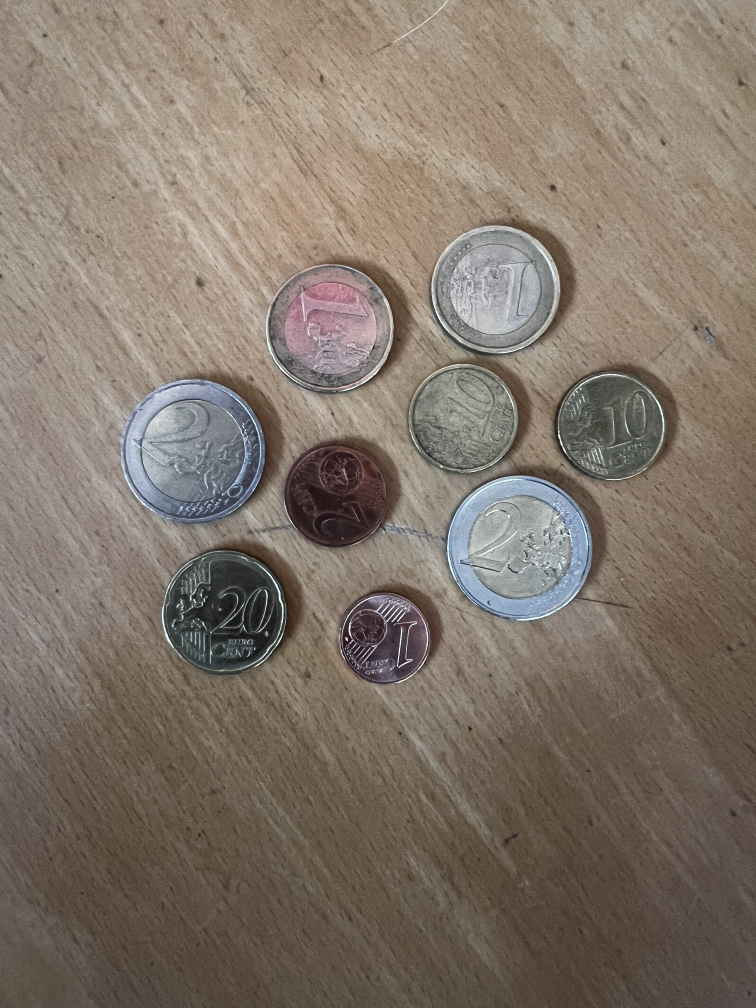
#> input picture validation/IMG_0048.jpg, 3024 x 4032 px, found by its file name (shown at 1/4 size); its folder holds only this picture in this run
$ python 01_pretraitement.py
#> lines starting #> are read from the running program, lines starting #| are printed output that depends on the picture
import cv2
import os

# Dossiers
input_folder = "validation"  # images originales
output_folder = "preprocessed"
os.makedirs(output_folder, exist_ok=True)

scale_percent = 50  # réduire la taille pour accélérer le traitement

for filename in os.listdir(input_folder):
    if filename.lower().endswith((".jpg", ".png")):
        path = os.path.join(input_folder, filename)
        img = cv2.imread(path)
#> img is the input picture: shape (4032, 3024, 3); mean B, G, R 106.2, 117.7, 129.6

        # 1️⃣ Redimensionner
        width = int(img.shape[1] * scale_percent / 100)
#> width = 1512
        height = int(img.shape[0] * scale_percent / 100)
#> height = 2016
        img_resized = cv2.resize(img, (width, height), interpolation=cv2.INTER_AREA)

        # 2️⃣ Convertir en gris
        gray = cv2.cvtColor(img_resized, cv2.COLOR_BGR2GRAY)
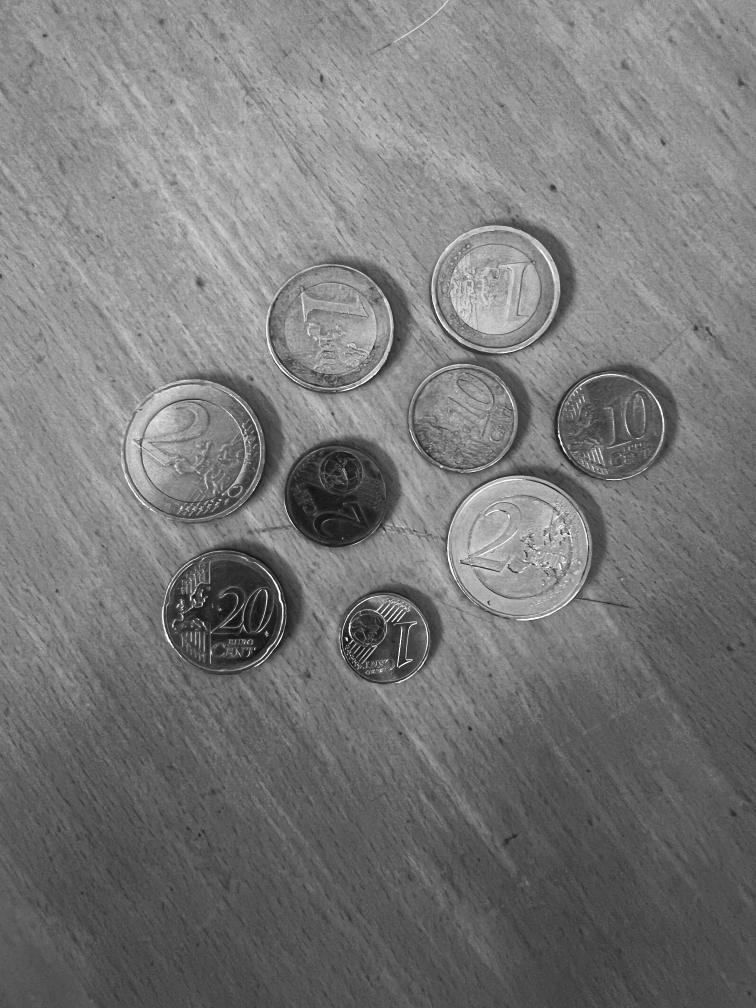
#> gray: shape (2016, 1512) (shown at 1/2 size); min 9, max 255, mean 120.1

        # 3️⃣ CLAHE pour uniformiser la lumière localement
        clahe = cv2.createCLAHE(clipLimit=2.0, tileGridSize=(8,8))
        gray_clahe = clahe.apply(gray)
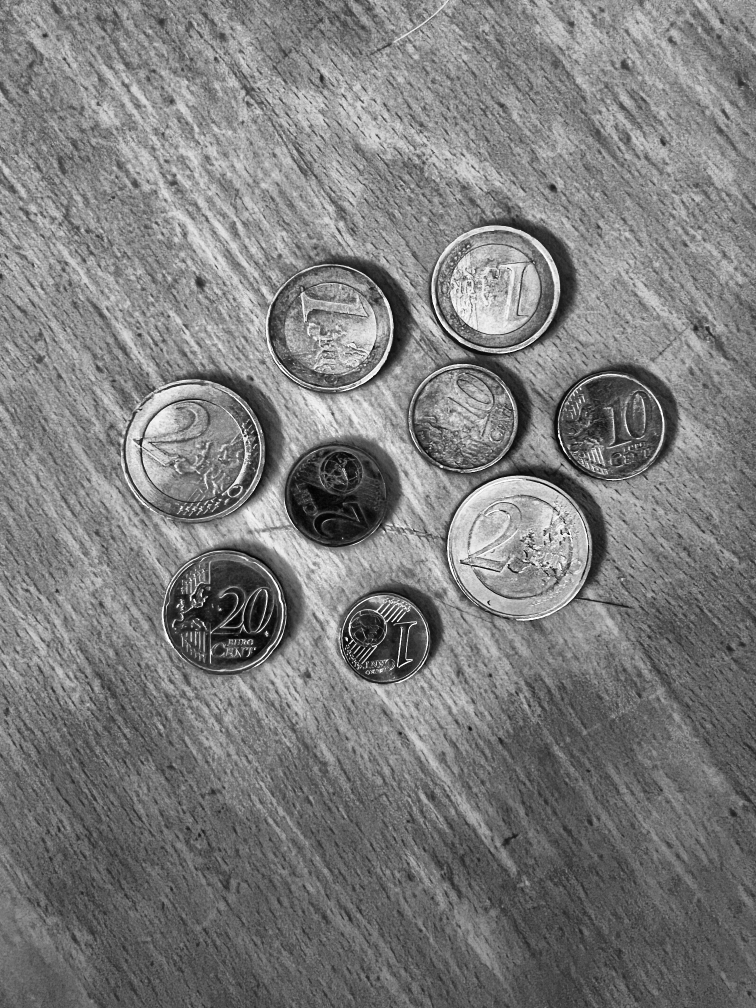
#> gray_clahe: shape (2016, 1512) (shown at 1/2 size); min 2, max 255, mean 124.3

        # 4️⃣ Flou léger pour réduire le bruit et les petits motifs
        blur = cv2.GaussianBlur(gray_clahe, (5,5), 0)

        # Sauvegarder l'image prétraitée
        out_path = os.path.join(output_folder, filename)
        cv2.imwrite(out_path, blur)
        print(f"[Prétraitement] {filename} traité")

$ run again, on validation/IMG_0054.jpg
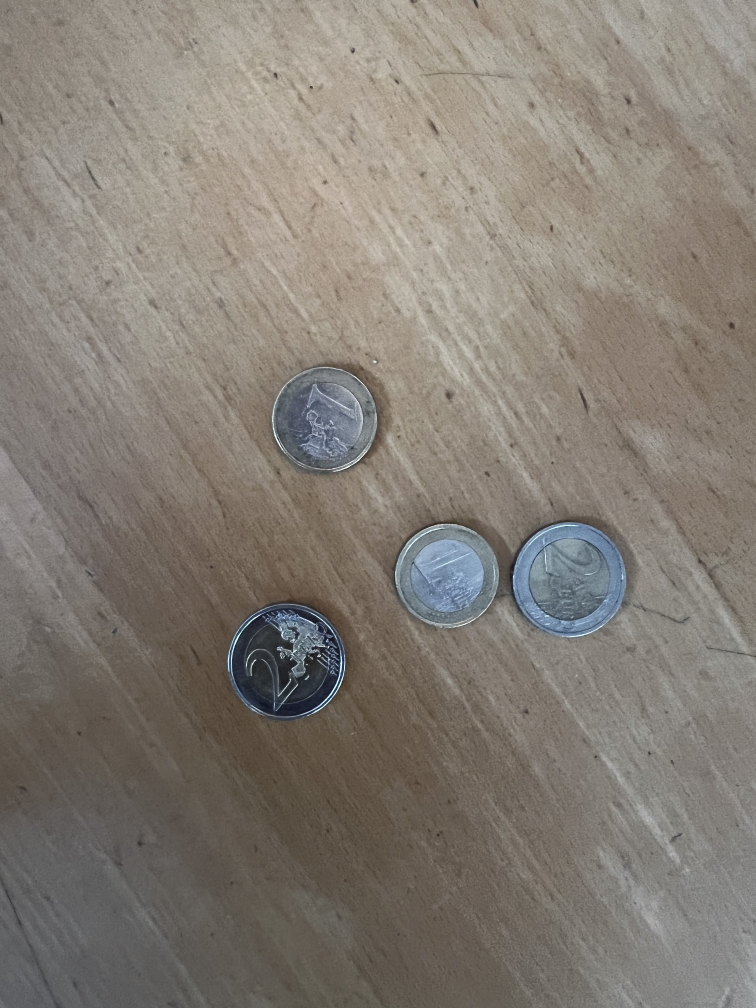
#> input picture validation/IMG_0054.jpg, 3024 x 4032 px, found by its file name (shown at 1/4 size)
#> img is the input picture: shape (4032, 3024, 3); mean B, G, R 116.8, 125.1, 132
#> `gray_clahe = clahe.apply(gray)`:
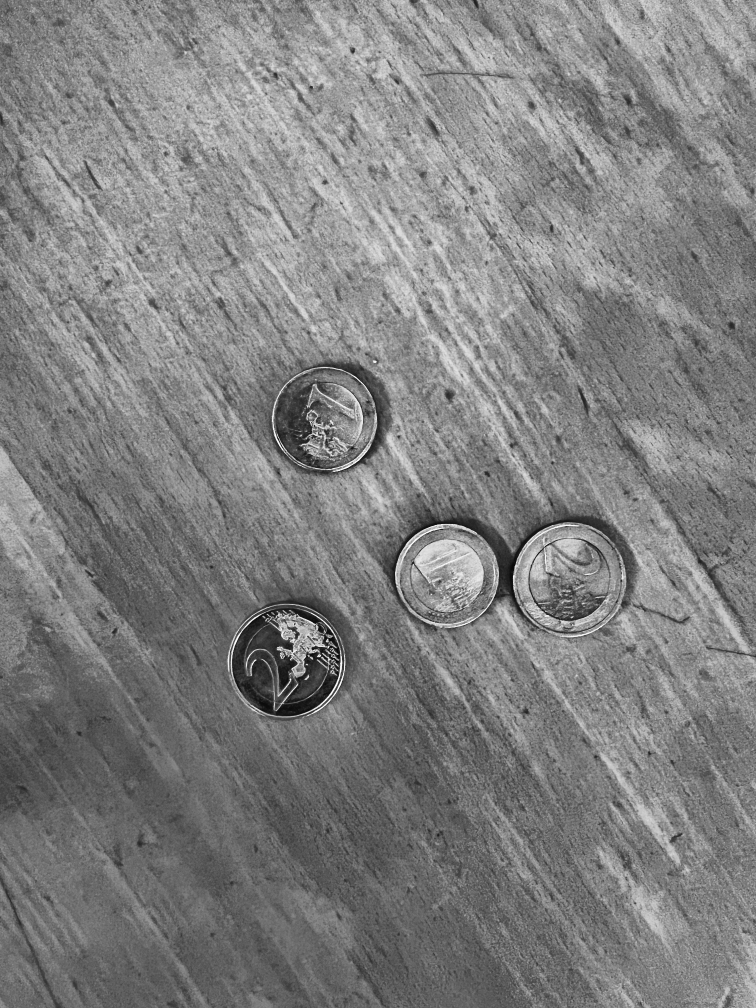
#> gray_clahe: shape (2016, 1512) (shown at 1/2 size); min 5, max 255, mean 127.8
